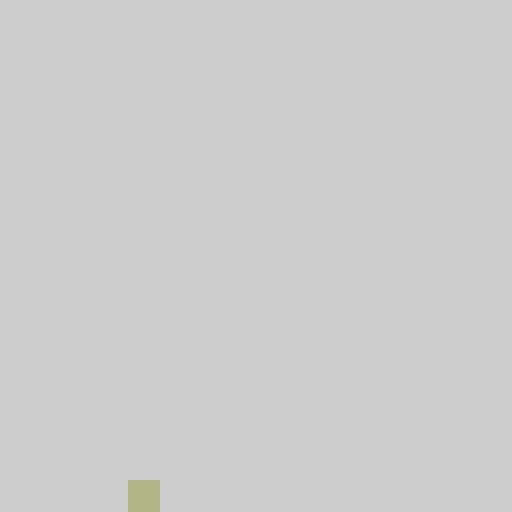
Frame 1 (no input)
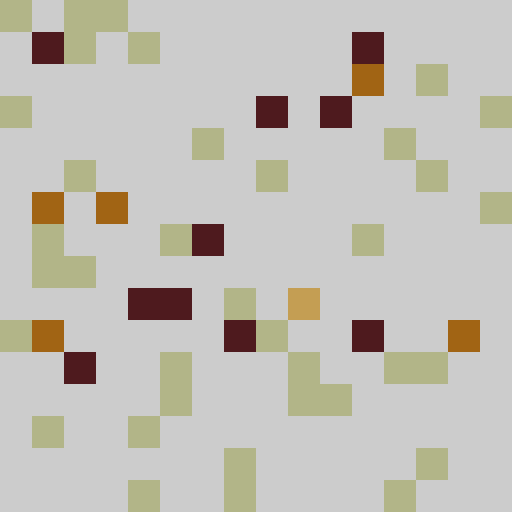
Frame 60 (the mouse pressed at the canvas centre just before this capture)
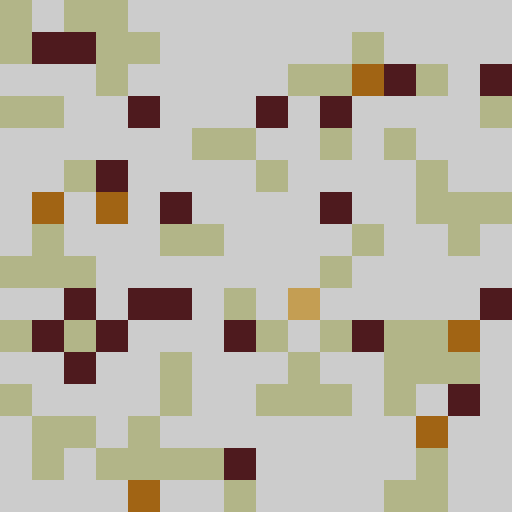
Frame 120 (the mouse held since frame 60 and released just before this capture)

The Processing sketch that drew these frames (run headless with seeded random() and noise(); from frame 60 on, the mouse is pressed at the canvas centre):

// Processing sketch: weightedProbability
// ── weightedProbability.pde
WeightedRandom randomColor;
int parts = 16;

void setup() {
  size(512, 512);
  randomColor = new WeightedRandom(
    new int[] {#B2B588, #D9BD73, #C49E53, #A16414, #4E1A1E}, 
    new int[] {100, 3, 1, 11, 33}
    );
  noStroke();
}

void draw() {  
  fill(randomColor.getValue());

  int x = (int)random(parts);
  int y = (int)random(parts);
  rect(x * width/parts, y * height/parts, width/parts, height/parts);
}
// ── WeightedRandom.pde
class WeightedRandom {
  int[] values;
  int[] weights;
  int weightsAdded = 0;

  // constructor
  WeightedRandom(int[] values, int[] weights) {
    this.values = values;
    this.weights = weights;
    for (int n : weights) {
      weightsAdded += n;
    }
  }
  int getValue() {
    int itemIndex = 0;
    float rnd = random(weightsAdded);
    float sum = 0;
    for (int n : weights) {
      sum += n;    
      if (sum > rnd) {
        break;
      }
      itemIndex++;
    }
    return values[itemIndex];
  }
}
